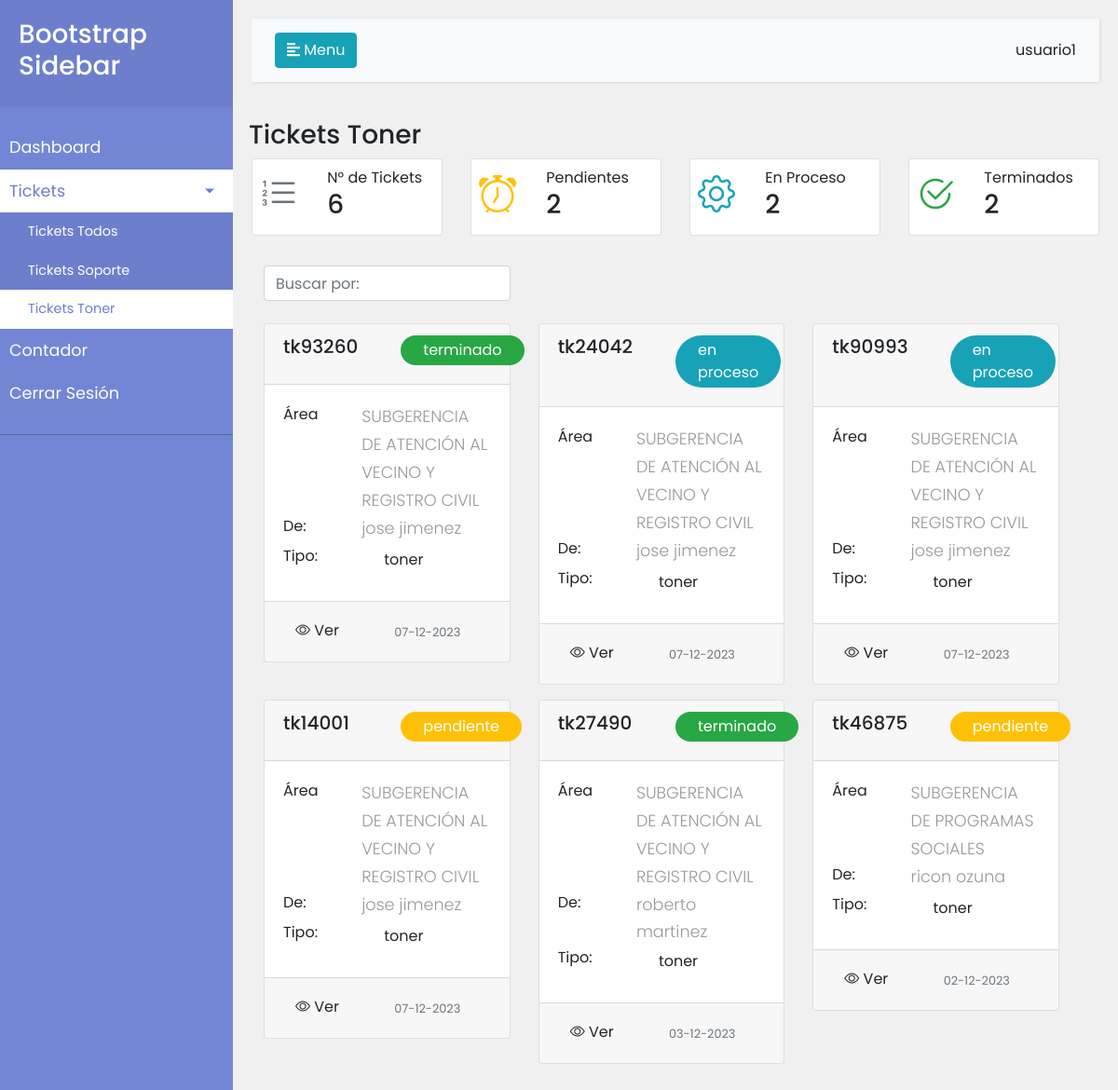
Page /pagina_soporte/ticket_toner.php (signed in) on the committed database.
### tables this page shows
CREATE TABLE `tickets` (
  `id_ticket` int(11) NOT NULL,
  `numero_ticket` varchar(250) NOT NULL,
  `id_usuario` int(50) NOT NULL,
  `nombre_solicitante` varchar(250) NOT NULL,
  `tipo_ticket` varchar(250) NOT NULL,
  `detalle_ticket` varchar(250) NOT NULL,
  `id_impresora` int(50) NOT NULL,
  `estado_ticket` varchar(250) NOT NULL,
  `fecha_ticket` datetime NOT NULL,
  `id_usuario_soporte` int(11) NOT NULL,
  `nombre_usuario_soporte` varchar(250) NOT NULL,
  `fecha_revision_soporte` datetime NOT NULL
);

CREATE TABLE `area` (
  `id_area` int(11) NOT NULL,
  `descripcion` varchar(250) NOT NULL,
  `fecha_registro` date NOT NULL
);

### pagina_soporte/ticket_toner.php (the view, shortened to what this page needs)
<?php
$nombre_usuario = $_SESSION['nombre_usu'];
include ('../conexion/conexion.php');
$sql = "SELECT COUNT(*) AS num_tickets FROM tickets WHERE tipo_ticket = 'toner' ";
$result = $conn->query($sql);
if ($result) {
    $row = $result->fetch_assoc();
    $numTickets = $row['num_tickets'];
} else {
    echo "Error al realizar la consulta: " . $conn->error;
}
$sqlPendientes = "SELECT COUNT(*) AS num_tickets_pendientes FROM tickets WHERE estado_ticket = 'pendiente' and tipo_ticket = 'toner' ";
$resultPendientes = $conn->query($sqlPendientes);
$sqlEnProceso = "SELECT COUNT(*) AS num_tickets_en_proceso FROM tickets WHERE estado_ticket = 'en proceso' and tipo_ticket = 'toner' ";
$resultEnProceso = $conn->query($sqlEnProceso);
$sqlTerminados = "SELECT COUNT(*) AS num_tickets_terminados FROM tickets WHERE estado_ticket = 'terminado' and tipo_ticket = 'toner' ";
$resultTerminados = $conn->query($sqlTerminados);
if ($resultPendientes && $resultEnProceso && $resultTerminados) {
    $rowPendientes = $resultPendientes->fetch_assoc();
    $numTicketsPendientes = $rowPendientes['num_tickets_pendientes'];
    $rowEnProceso = $resultEnProceso->fetch_assoc();
    $numTicketsEnProceso = $rowEnProceso['num_tickets_en_proceso'];
    $rowTerminados = $resultTerminados->fetch_assoc();
    $numTicketsTerminados = $rowTerminados['num_tickets_terminados'];
} else {
    echo "Error al realizar las consultas: " . $conn->error;
}
?>
<!DOCTYPE html>
<html lang="en">
<head>
    <link href="https://cdn.jsdelivr.net/npm/bootstrap@5.3.0/dist/css/bootstrap.min.css" rel="stylesheet">
    <link rel="stylesheet" href="https://cdn.jsdelivr.net/npm/bootstrap-icons@1.10.5/font/bootstrap-icons.css">
    <link rel="stylesheet" href="https://stackpath.bootstrapcdn.com/bootstrap/4.1.0/css/bootstrap.min.css">
</head>
<body>
    <div class="wrapper">
        <nav id="sidebar">
            <div class="sidebar-header">
                <h3>Bootstrap Sidebar</h3>
            </div>
            <ul class="list-unstyled components">
                <li >
                    <a href="./inicio.php">Dashboard</a>
                </li>
                <li class="active">
                    <a href="#pageSubmenu" data-toggle="collapse" aria-expanded="false" class="dropdown-toggle">Tickets</a>
                    <ul class="collapse list-unstyled show" id="pageSubmenu">
                        <li >
                            <a href="./ticket_todos.php">Tickets Todos</a>
                        </li>
                        <li>
                            <a href="./ticket_soporte.php">Tickets Soporte</a>
                        </li>
                        <li class="active">
                            <a href="./ticket_toner.php">Tickets Toner</a>
                        </li>
                    </ul>
                </li>
                <li >
                <a href="./contador.php">Contador</a>
                </li>
                <li>
                    <a href="" id="sidebarCerrar" data-toggle="modal" data-target="#ModalCerrarsesion">Cerrar Sesión</a>
                </li>
            </ul>
        </nav>
        <div id="content">
            <nav class="navbar navbar-expand-lg navbar-light bg-light">
                <div class="container-fluid">
                    <button type="button" id="sidebarCollapse" class="btn btn-info">
                        <i class="fas fa-align-left"></i>
                        <span>Menu</span>
                    </button>
                    <div class="collapse navbar-collapse" id="navbarSupportedContent">
                        <ul class="nav navbar-nav ml-auto">
                            <li class="nav-item active">
                            <?php  echo $nombre_usuario ?>
                            </li>
                        </ul>
                    </div>
                </div>
            </nav>
            <div class="row ">
                <h3>Tickets Toner</h3>
                    <div class="col-6 col-sm-6 col-md-6 col-lg-3">
                        <div class="card p-2">
                        <a href="./ticket_toner.php">
                            <div class="row">
                                <div class="col-4 text-secondary">
                                    <i class="bi bi-list-ol" style="font-size: 2.5rem;"></i>
                                </div>
                                <div class="col-8">
                                    N° de Tickets
                                    <h3><?php echo $numTickets; ?></h3>
                                </div>
                            </div>
                            </a>
                        </div>
                    </div>
                    <div class="col-6 col-sm-6 col-md-6 col-lg-3">
                        <div class="card p-2">
                        <a href="./ticket_toner.php?ver=p">
                            <div class="row">
                                <div class="col-4 text-warning">
                                 <i class="bi bi-alarm" style="font-size: 2.5rem;"></i>
                                </div>
                                <div class="col-8">
                                    Pendientes
                                    <h3><?php echo $numTicketsPendientes ;?></h3>
                                </div>
                            </div>
                            </a>
                        </div>
                    </div>
                    <div class="col-6 col-sm-6 col-md-6 col-lg-3">
                        <div class="card p-2">
                        <a href="./ticket_toner.php?ver=e">
                            <div class="row">
                                <div class="col-4 text-info">
                                    <i class="bi bi-gear" style="font-size: 2.5rem;"></i>
                                </div>
                                <div class="col-8">
                                    En Proceso
                                    <h3><?php echo $numTicketsEnProceso ;?></h3>
                                </div>
                            </div>
                            </a>
                        </div>
                    </div>
                    <div class="col-6 col-sm-6 col-md-6 col-lg-3">
                        <div class="card p-2">
                        <a href="./ticket_toner.php?ver=t">
                            <div class="row">
                                <div class="col-4 text-success">
                                    <i class="bi bi-check2-circle" style="font-size: 2.5rem;"></i>
                                </div>
                                <div class="col-8">
                                    Terminados
                                    <h3><?php echo $numTicketsTerminados ;?></h3>
                                </div>
                            </div>
                            </a>
                        </div>
                    </div>
                </div>
                <div class="seccion_soporte row pt-2 p-3">
                <div class="row pt-3">
                    <div class="col-md-4 col-sm-12">
                        <form action="#" method="get">
                            <div class="">
                                <input class="form-control" id="system-search" name="q" placeholder="Buscar por: " required>
                                <span class="input-group-btn">
                                    <button type="submit" class="btn btn-default"><i class="glyphicon glyphicon-search"></i></button>
                                </span>
                            </div>
                        </form>
                    </div>
                </div>
    <?php
        $tipo = 'toner';
if (isset($_GET['ver'])) {
    $opcion = $_GET['ver'];
    switch ($opcion) {
        case 'p':
            $stm = $conn->prepare("SELECT id_ticket, numero_ticket,id_usuario, nombre_solicitante, tipo_ticket, detalle_ticket,id_impresora, estado_ticket, fecha_ticket FROM tickets
            WHERE tipo_ticket = ? AND estado_ticket='pendiente' ORDER BY fecha_ticket DESC");
            $stm->bind_param("s", $tipo);
            $stm->execute();
            $resultado = $stm->get_result();
            break;
        case 'e':
            $stm = $conn->prepare("SELECT id_ticket, numero_ticket,id_usuario, nombre_solicitante, tipo_ticket, detalle_ticket,id_impresora, estado_ticket, fecha_ticket FROM tickets
            WHERE tipo_ticket = ? AND estado_ticket='en proceso' ORDER BY fecha_ticket DESC");
            $stm->bind_param("s", $tipo);
            $stm->execute();
            $resultado = $stm->get_result();
            break;
        case 't':
            $stm = $conn->prepare("SELECT id_ticket, numero_ticket,id_usuario, nombre_solicitante, tipo_ticket, detalle_ticket,id_impresora, estado_ticket, fecha_ticket FROM tickets
            WHERE tipo_ticket = ? AND estado_ticket='terminado' ORDER BY fecha_ticket DESC");
            $stm->bind_param("s", $tipo);
            $stm->execute();
            $resultado = $stm->get_result();
            break;
        default:
            echo 'Opción no válida';
            break;
    }
} else {
    $stm = $conn->prepare("SELECT id_ticket, numero_ticket,id_usuario, nombre_solicitante, tipo_ticket, detalle_ticket,id_impresora, estado_ticket, fecha_ticket FROM tickets
    WHERE tipo_ticket = ? ORDER BY fecha_ticket DESC");
    $stm->bind_param("s", $tipo);
    $stm->execute();
    $resultado = $stm->get_result();
}
        ?>
        <div class="row">
            <?php while ($row = $resultado->fetch_assoc()) : ?>
                <?php
                $idUsuario = $row['id_usuario'];
                    $stm = $conn->prepare("SELECT id_area FROM usuarios WHERE id_usuario = ?");
                    $stm->bind_param("s", $idUsuario);
                    $stm->execute();
                    $result = $stm->get_result();
                    if ($result->num_rows > 0) {
                        $rowUsuario = $result->fetch_assoc();
                        $id_areaUsuario = $rowUsuario['id_area'];
                            $sqlAreaU = "SELECT id_area,descripcion FROM area WHERE id_area=$id_areaUsuario";
                            $resultAreaU = $conn->query($sqlAreaU);
                            if ($rowAreaU = $resultAreaU->fetch_assoc()) {
                            $areaUsuarioU = $rowAreaU['descripcion'] ;
                            }
                    } else {
                    }
                ?>
                <div class="col-lg-4 col-md-6 col-sm-12 mb-3">
                    <div class="card ">
                        <div class="card-header">
                            <div class="row">
                                <div class="col-6">
                                    <h5 class="card-title"><?php echo $row['numero_ticket']; ?></h5>
                                </div>
                                <div class="col-6">
                                    <?php
                                    if($row['estado_ticket'] == 'pendiente'){
                                        echo '<label for="" class="bg-warning px-4 py-1 rounded-pill text-white">'. $row['estado_ticket'] . '</label>';
                                    }
                                    elseif($row['estado_ticket'] == 'en proceso'){
                                        echo '<label for="" class="bg-info px-4 py-1 rounded-pill text-white">'. $row['estado_ticket'] . '</label>';
                                    }
                                    elseif($row['estado_ticket'] == 'terminado'){
                                        echo '<label for="" class="bg-success px-4 py-1 rounded-pill text-white">'. $row['estado_ticket'] . '</label>';
                                    }
                                    ?>
                                </div>
                            </div>
                        </div>
                        <div class="card-body">
                            <div class="row">
                            <div class="col-4">
                                    <label for="">Área </label>
                                </div>
                                <div class="col-8">
                                    <p class="card-text"><?php echo $areaUsuarioU; ?></p>
                                </div>
                                <div class="col-4">
                                    <label for="">De: </label>
                                </div>
                                <div class="col-8">
                                    <p class="card-text"><?php echo $row['nombre_solicitante']; ?></p>
                                </div>
                            </div>
                            <div class="row">
                                <div class="col-4">
                                    <label for="">Tipo: </label>
                                </div>
                                <div class="col-8">
                                    <?php
                                    if($row['tipo_ticket'] == 'soporte'){
                                        echo '<label for="" class=" px-4 py-1 rounded-pill ">'. $row['tipo_ticket'] . '</label>';
                                    }
                                    elseif($row['tipo_ticket'] == 'toner'){
                                        echo '<label for="" class=" px-4 py-1 rounded-pill ">'. $row['tipo_ticket'] . '</label>';
                                    }
                                    ?>
                                </div>
                            </div>
                        </div>
                        <div class="card-footer">
                            <div class="row">
                                <div class="col-6 ">
                                    <button type="button" class="btn " data-bs-toggle="modal" data-bs-target="#modalVer<?php echo $row['id_ticket']; ?>">
                                        <i class="bi bi-eye"></i> Ver
                                    </button>
                                </div>
                                <div class="col-6 p-2">
                                 <small class="text-muted"><?php echo date("d-m-Y", strtotime($row['fecha_ticket'])); ?></small>
                                </div>
                            </div>
                        </div>
                    </div>
                </div>
            <?php endwhile; ?>
        </div>
    </div>
</body>
</html>

### pagina_soporte/ticket_toner.php (style rules this page uses)
body { font-family: 'Poppins', sans-serif; background-color: #f0f0f0; }
p { font-family: 'Poppins', sans-serif; font-size: 1.1em; font-weight: 300; line-height: 1.7em; color: #999; }
a, a:hover, a:focus { color: inherit; text-decoration: none; transition: all 0.3s; }
.navbar { padding: 15px 10px; background: #fff; border: none; border-radius: 0; margin-bottom: 40px; box-shadow: 1px 1px 3px rgba(0, 0, 0, 0.1); }
.wrapper { display: flex; width: 100%; align-items: stretch; }
#sidebar { min-width: 250px; max-width: 250px; background: #7386D5; color: #fff; transition: all 0.3s; }
#sidebar .sidebar-header { padding: 20px; background: #6d7fcc; }
#sidebar ul.components { padding: 20px 0; border-bottom: 1px solid #47748b; }
#sidebar ul li a { padding: 10px; font-size: 1.1em; display: block; }
#sidebar ul li.active>a, a[aria-expanded="true"] { color: #6d7fcc; background: #ffff; }
a[data-toggle="collapse"] { position: relative; }
.dropdown-toggle::after { display: block; position: absolute; top: 50%; right: 20px; transform: translateY(-50%); }
ul ul a { font-size: 0.9em !important; padding-left: 30px !important; background: #6d7fcc; }
#content { width: 100%; padding: 20px; min-height: 100vh; transition: all 0.3s; }

### rows in the picture
tickets: numero_ticket "tk93260", estado_ticket "terminado", area.descripcion "SUBGERENCIA DE ATENCIÓN AL VECINO Y REGISTRO CIVIL", nombre_solicitante "jose jimenez", tipo_ticket "toner", fecha_ticket "07-12-2023"
tickets: numero_ticket "tk24042", estado_ticket "en proceso", area.descripcion "SUBGERENCIA DE ATENCIÓN AL VECINO Y REGISTRO CIVIL", nombre_solicitante "jose jimenez", tipo_ticket "toner", fecha_ticket "07-12-2023"
tickets: numero_ticket "tk90993", estado_ticket "en proceso", area.descripcion "SUBGERENCIA DE ATENCIÓN AL VECINO Y REGISTRO CIVIL", nombre_solicitante "jose jimenez", tipo_ticket "toner", fecha_ticket "07-12-2023"
tickets: numero_ticket "tk14001", estado_ticket "pendiente", area.descripcion "SUBGERENCIA DE ATENCIÓN AL VECINO Y REGISTRO CIVIL", nombre_solicitante "jose jimenez", tipo_ticket "toner", fecha_ticket "07-12-2023"
tickets: numero_ticket "tk27490", estado_ticket "terminado", area.descripcion "SUBGERENCIA DE ATENCIÓN AL VECINO Y REGISTRO CIVIL", nombre_solicitante "roberto martinez", tipo_ticket "toner", fecha_ticket "03-12-2023"
tickets: numero_ticket "tk46875", estado_ticket "pendiente", area.descripcion "SUBGERENCIA DE PROGRAMAS SOCIALES", nombre_solicitante "ricon ozuna", tipo_ticket "toner", fecha_ticket "02-12-2023"

### other values in the picture
$nombre_usuario "usuario1"
$numTickets "6"
$numTicketsPendientes "2"
$numTicketsEnProceso "2"
$numTicketsTerminados "2"
